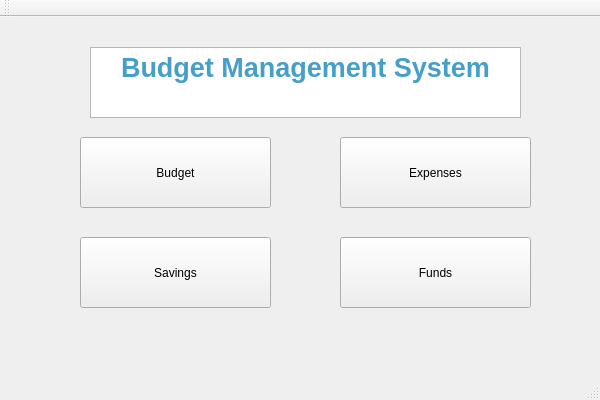
<?xml version="1.0" encoding="UTF-8"?>
<ui version="4.0">
 <class>BudgetManagementSystemClass</class>
 <widget class="QMainWindow" name="BudgetManagementSystemClass">
  <property name="geometry">
   <rect>
    <x>0</x>
    <y>0</y>
    <width>600</width>
    <height>400</height>
   </rect>
  </property>
  <property name="windowTitle">
   <string>BudgetManagementSystem</string>
  </property>
  <widget class="QWidget" name="centralWidget">
   <widget class="QPushButton" name="pushButton">
    <property name="geometry">
     <rect>
      <x>80</x>
      <y>120</y>
      <width>191</width>
      <height>71</height>
     </rect>
    </property>
    <property name="text">
     <string>Budget</string>
    </property>
   </widget>
   <widget class="QPushButton" name="pushButton_2">
    <property name="geometry">
     <rect>
      <x>80</x>
      <y>220</y>
      <width>191</width>
      <height>71</height>
     </rect>
    </property>
    <property name="text">
     <string>Savings</string>
    </property>
   </widget>
   <widget class="QPushButton" name="pushButton_3">
    <property name="geometry">
     <rect>
      <x>340</x>
      <y>120</y>
      <width>191</width>
      <height>71</height>
     </rect>
    </property>
    <property name="text">
     <string>Expenses</string>
    </property>
   </widget>
   <widget class="QPushButton" name="pushButton_4">
    <property name="geometry">
     <rect>
      <x>340</x>
      <y>220</y>
      <width>191</width>
      <height>71</height>
     </rect>
    </property>
    <property name="text">
     <string>Funds</string>
    </property>
   </widget>
   <widget class="QTextEdit" name="textEdit">
    <property name="geometry">
     <rect>
      <x>90</x>
      <y>30</y>
      <width>431</width>
      <height>71</height>
     </rect>
    </property>
    <property name="html">
     <string>&lt;!DOCTYPE HTML PUBLIC &quot;-//W3C//DTD HTML 4.0//EN&quot; &quot;http://www.w3.org/TR/REC-html40/strict.dtd&quot;&gt;
&lt;html&gt;&lt;head&gt;&lt;meta name=&quot;qrichtext&quot; content=&quot;1&quot; /&gt;&lt;meta charset=&quot;utf-8&quot; /&gt;&lt;style type=&quot;text/css&quot;&gt;
p, li { white-space: pre-wrap; }
hr { height: 1px; border-width: 0; }
li.unchecked::marker { content: &quot;\2610&quot;; }
li.checked::marker { content: &quot;\2612&quot;; }
&lt;/style&gt;&lt;/head&gt;&lt;body style=&quot; font-family:'Segoe UI'; font-size:9pt; font-weight:400; font-style:normal;&quot;&gt;
&lt;p align=&quot;center&quot; style=&quot; margin-top:0px; margin-bottom:0px; margin-left:0px; margin-right:0px; -qt-block-indent:0; text-indent:0px;&quot;&gt;&lt;span style=&quot; font-size:20pt; font-weight:700; color:#459fc8;&quot;&gt;Budget Management System&lt;/span&gt;&lt;/p&gt;&lt;/body&gt;&lt;/html&gt;</string>
    </property>
   </widget>
  </widget>
  <widget class="QMenuBar" name="menuBar">
   <property name="geometry">
    <rect>
     <x>0</x>
     <y>0</y>
     <width>600</width>
     <height>22</height>
    </rect>
   </property>
  </widget>
  <widget class="QToolBar" name="mainToolBar">
   <attribute name="toolBarArea">
    <enum>TopToolBarArea</enum>
   </attribute>
   <attribute name="toolBarBreak">
    <bool>false</bool>
   </attribute>
  </widget>
  <widget class="QStatusBar" name="statusBar"/>
 </widget>
 <layoutdefault spacing="6" margin="11"/>
 <resources>
  <include location="BudgetManagementSystem.qrc"/>
 </resources>
 <connections/>
</ui>
